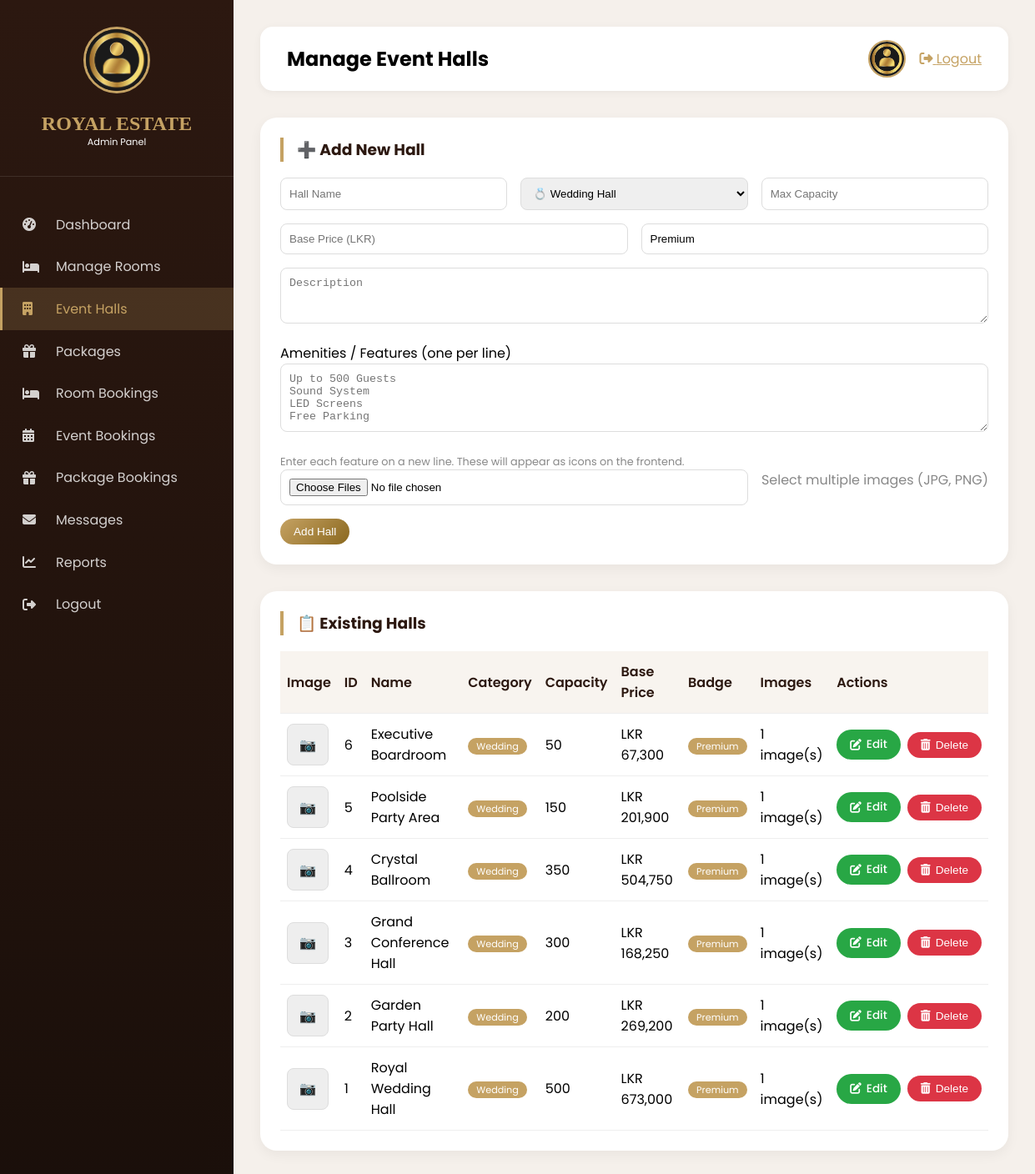
/admin/manage-halls.php (signed in), run on the app's committed database.
### tables this page shows
CREATE TABLE `event_halls` (
  `id` int(11) NOT NULL,
  `name` varchar(100) NOT NULL,
  `category` enum('wedding','party','conference') DEFAULT 'wedding',
  `capacity` int(11) NOT NULL,
  `base_price` decimal(10,2) NOT NULL,
  `description` text DEFAULT NULL,
  `amenities` text DEFAULT NULL,
  `badge` varchar(100) DEFAULT 'Premium',
  `image` varchar(255) DEFAULT NULL,
  `images` text DEFAULT NULL,
  `status` enum('active','inactive') DEFAULT 'active',
  `created_at` timestamp NOT NULL DEFAULT current_timestamp()
);

### admin/manage-halls.php (the view, shortened to what this page needs)
<?php
$admin_avatar = '../assets/images/admin-avatar.jpg';
$default_avatar = 'https://randomuser.me/api/portraits/men/2.jpg';
require_once '../config/db_connection.php';
function createSlug($string) {
    $string = strtolower(trim($string));
    $string = preg_replace('/[^a-z0-9-]/', '-', $string);
    $string = preg_replace('/-+/', '-', $string);
    return trim($string, '-');
}
$halls = [];
$result = $conn->query("SELECT * FROM event_halls WHERE status = 'active' ORDER BY id DESC");
if ($result) {
    while ($row = $result->fetch_assoc()) {
        $row['images'] = json_decode($row['images'] ?? '[]', true) ?: [];
        $row['amenities'] = json_decode($row['amenities'] ?? '[]', true) ?: [];
        $row['slug'] = createSlug($row['name']);
        $halls[] = $row;
    }
}
?>
<!DOCTYPE html>
<html lang="en">
<head>
    <link rel="stylesheet" href="https://cdnjs.cloudflare.com/ajax/libs/font-awesome/6.4.0/css/all.min.css">
</head>
<body>
<div class="admin-container">
    <div class="sidebar">
        <div class="sidebar-header">
            <img src="<?php echo htmlspecialchars($admin_avatar); ?>" alt="Admin Avatar" onerror="this.src='<?php echo $default_avatar; ?>'">
            <h2>ROYAL ESTATE</h2>
            <p style="font-size:0.7rem;">Admin Panel</p>
        </div>
        <div class="sidebar-nav">
            <a href="index.php"><i class="fas fa-tachometer-alt"></i> Dashboard</a>
            <a href="manage-rooms.php"><i class="fas fa-bed"></i> Manage Rooms</a>
            <a href="manage-halls.php" class="active"><i class="fas fa-building"></i> Event Halls</a>
            <a href="manage-packages.php"><i class="fas fa-gift"></i> Packages</a>
            <a href="room-bookings.php"><i class="fas fa-bed"></i> Room Bookings</a>
            <a href="event-bookings.php"><i class="fas fa-calendar-alt"></i> Event Bookings</a>
            <a href="package-bookings.php"><i class="fas fa-gift"></i> Package Bookings</a>
            <a href="manage-messages.php"><i class="fas fa-envelope"></i> Messages</a>
            <a href="reports.php"><i class="fas fa-chart-line"></i> Reports</a>
            <a href="logout.php"><i class="fas fa-sign-out-alt"></i> Logout</a>
        </div>
    </div>
    <div class="main-content">
        <div class="top-bar">
            <h2>Manage Event Halls</h2>
            <div class="top-bar-right">
                <img src="<?php echo htmlspecialchars($admin_avatar); ?>" alt="Profile" onerror="this.src='<?php echo $default_avatar; ?>'">
                <a href="logout.php" style="color:#c5a263;"><i class="fas fa-sign-out-alt"></i> Logout</a>
            </div>
        </div>
        <div class="card">
            <h3>➕ Add New Hall</h3>
            <form method="POST" enctype="multipart/form-data">
                <div class="form-row">
                    <input type="text" name="name" placeholder="Hall Name" required>
                    <select name="category" required>
                        <option value="wedding">💍 Wedding Hall</option>
                    </select>
                    <input type="number" name="capacity" placeholder="Max Capacity" required>
                </div>
                <div class="form-row">
                    <input type="number" step="0.01" name="base_price" placeholder="Base Price (LKR)" required>
                    <input type="text" name="badge" placeholder="Badge (e.g., Most Popular, Outdoor)" value="Premium">
                </div>
                <textarea name="description" placeholder="Description" rows="3"></textarea>
                <div class="form-group">
                    <label>Amenities / Features (one per line)</label>
                    <textarea name="amenities" rows="4" placeholder="Up to 500 Guests&#10;Sound System&#10;LED Screens&#10;Free Parking"></textarea>
                    <p class="help-text">Enter each feature on a new line. These will appear as icons on the frontend.</p>
                </div>
                <div class="form-row">
                    <input type="file" name="hall_images[]" accept="image/*" multiple>
                    <span style="color:#888;">Select multiple images (JPG, PNG)</span>
                </div>
                <button type="submit" name="add">Add Hall</button>
            </form>
        </div>
        <div class="card">
            <h3>📋 Existing Halls</h3>
            <div style="overflow-x: auto;">
                <table class="data-table">
                    <thead>
                        <tr>
                            <th>Image</th>
                            <th>ID</th>
                            <th>Name</th>
                            <th>Category</th>
                            <th>Capacity</th>
                            <th>Base Price</th>
                            <th>Badge</th>
                            <th>Images</th>
                            <th>Actions</th>
                        </tr>
                    </thead>
                    <tbody>
                        <?php if (empty($halls)): ?>
                            <tr><td colspan="9" style="text-align:center; padding:20px;">No halls found. Add your first hall above!</td></tr>
                        <?php else: ?>
                            <?php foreach($halls as $hall): ?>
                            <tr>
                                <td data-label="Image">
                                    <?php
                                    $img_path = !empty($hall['images']) ? $hall['images'][0] : (!empty($hall['image']) ? $hall['image'] : '');
                                    if (!empty($img_path) && file_exists('../' . $img_path)): ?>
                                        <img src="<?php echo $img_path; ?>" class="hall-thumb" alt="Hall">
                                    <?php else: ?>
                                        <div class="hall-thumb" style="background:#eee; display:flex; align-items:center; justify-content:center;">📷</div>
                                    <?php endif; ?>
                                </td>
                                <td data-label="ID"><?php echo $hall['id']; ?></td>
                                <td data-label="Name"><?php echo htmlspecialchars($hall['name']); ?></td>
                                <td data-label="Category"><span style="background:#c5a263; color:white; padding:2px 10px; border-radius:12px; font-size:0.7rem;"><?php echo ucfirst($hall['category']); ?></span></td>
                                <td data-label="Capacity"><?php echo $hall['capacity']; ?></td>
                                <td data-label="Base Price">LKR <?php echo number_format($hall['base_price']); ?></td>
                                <td data-label="Badge"><span style="background:#c5a263; color:white; padding:2px 10px; border-radius:12px; font-size:0.7rem;"><?php echo htmlspecialchars($hall['badge']); ?></span></td>
                                <td data-label="Images"><?php echo count($hall['images']); ?> image(s)</td>
                                <td data-label="Actions">
                                    <div class="action-buttons">
                                        <a href="?edit_id=<?php echo $hall['id']; ?>" class="btn-edit"><i class="fas fa-edit"></i> Edit</a>
                                        <form method="POST" style="display: inline-block;" onsubmit="return confirm('Delete this hall and all images?');">
                                            <button type="submit" name="delete" class="btn-delete"><i class="fas fa-trash-alt"></i> Delete</button>
                                        </form>
                                    </div>
                                </td>
                            </tr>
                            <?php endforeach; ?>
                        <?php endif; ?>
                    </tbody>
                </table>
            </div>
        </div>
    </div>
</div>
</body>
</html>

### admin/manage-halls.php (style rules this page uses)
* { margin: 0; padding: 0; box-sizing: border-box; }
body { font-family: 'Poppins', sans-serif; background: #f5f0eb; }
.admin-container { display: flex; min-height: 100vh; }
.sidebar { width: 280px; background: linear-gradient(180deg, #2c1810 0%, #1a0f0a 100%); color: white; position: fixed; top: 0; left: 0; bottom: 0; overflow-y: auto; z-index: 100; }
.sidebar-header { padding: 2rem 1.5rem; text-align: center; border-bottom: 1px solid rgba(255,255,255,0.1); }
.sidebar-header img { width: 80px; height: 80px; border-radius: 50%; border: 3px solid #c5a263; margin-bottom: 1rem; object-fit: cover; }
.sidebar-header h2 { font-family: 'Playfair Display', serif; color: #c5a263; font-size: 1.5rem; }
.sidebar-nav { margin-top: 2rem; }
.sidebar-nav a { display: flex; align-items: center; gap: 1rem; padding: 0.8rem 1.5rem; color: rgba(255,255,255,0.8); text-decoration: none; transition: 0.3s; border-left: 3px solid transparent; }
.sidebar-nav a i { width: 24px; }
.sidebar-nav a:hover, .sidebar-nav a.active { background: rgba(197,162,99,0.2); color: #c5a263; border-left-color: #c5a263; }
.main-content { flex: 1; margin-left: 280px; padding: 2rem; }
.top-bar { background: white; padding: 1rem 2rem; border-radius: 15px; display: flex; justify-content: space-between; align-items: center; margin-bottom: 2rem; box-shadow: 0 2px 10px rgba(0,0,0,0.05); }
.top-bar-right { display: flex; align-items: center; gap: 1rem; }
.top-bar-right img { width: 45px; height: 45px; border-radius: 50%; object-fit: cover; border: 2px solid #c5a263; }
.card { background: white; border-radius: 20px; padding: 1.5rem; margin-bottom: 2rem; box-shadow: 0 5px 15px rgba(0,0,0,0.05); }
.card h3 { margin-bottom: 1.2rem; color: #2c1810; border-left: 4px solid #c5a263; padding-left: 1rem; }
.form-row { display: flex; gap: 1rem; flex-wrap: wrap; margin-bottom: 1rem; }
.form-row input, .form-row select { flex: 1; padding: 10px; border: 1px solid #ddd; border-radius: 8px; }
textarea { width: 100%; padding: 10px; border: 1px solid #ddd; border-radius: 8px; margin-bottom: 1rem; }
button, .btn-edit, .btn-delete { background: linear-gradient(135deg, #c5a263, #8b691f); color: white; border: none; padding: 8px 16px; border-radius: 30px; cursor: pointer; font-weight: 500; transition: 0.2s; display: inline-flex; align-items: center; gap: 6px; text-decoration: none; font-size: 0.85rem; }
.btn-edit { background: #28a745; }
.btn-delete { background: #dc3545; }
.action-buttons { display: flex; gap: 8px; flex-wrap: nowrap; align-items: center; }
.data-table { width: 100%; border-collapse: collapse; }
.data-table th, .data-table td { padding: 12px 8px; text-align: left; border-bottom: 1px solid #eee; vertical-align: middle; }
.data-table th { background: #f8f4ef; font-weight: 600; color: #2c1810; }
.hall-thumb { width: 50px; height: 50px; object-fit: cover; border-radius: 8px; border: 1px solid #ddd; }
.help-text { font-size: 0.8rem; color: #888; margin-top: 4px; }

### data on the page
event_halls: id "6", name "Executive Boardroom", category "Wedding", capacity "50", base_price "67,300", badge "Premium", count($hall['images']) "1"
event_halls: id "5", name "Poolside Party Area", category "Wedding", capacity "150", base_price "201,900", badge "Premium", count($hall['images']) "1"
event_halls: id "4", name "Crystal Ballroom", category "Wedding", capacity "350", base_price "504,750", badge "Premium", count($hall['images']) "1"
event_halls: id "3", name "Grand Conference Hall", category "Wedding", capacity "300", base_price "168,250", badge "Premium", count($hall['images']) "1"
event_halls: id "2", name "Garden Party Hall", category "Wedding", capacity "200", base_price "269,200", badge "Premium", count($hall['images']) "1"
event_halls: id "1", name "Royal Wedding Hall", category "Wedding", capacity "500", base_price "673,000", badge "Premium", count($hall['images']) "1"
